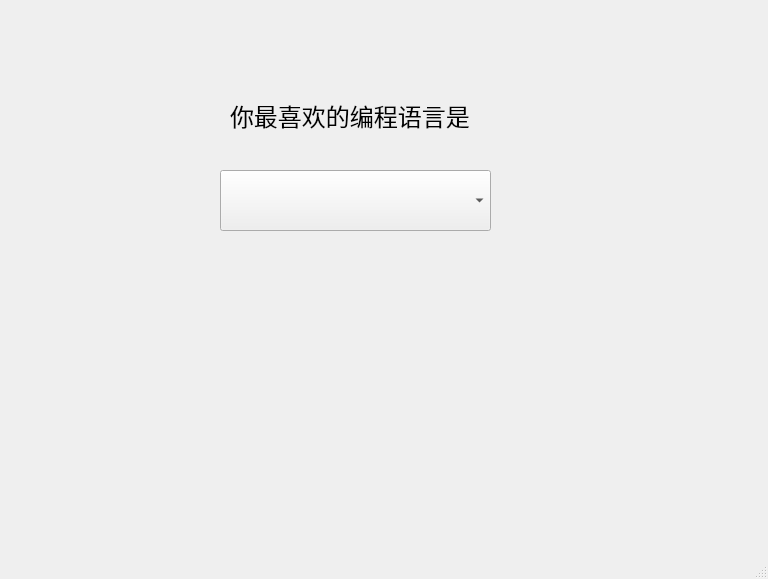
<?xml version="1.0" encoding="UTF-8"?>
<ui version="4.0">
 <class>MainWindow</class>
 <widget class="QMainWindow" name="MainWindow">
  <property name="geometry">
   <rect>
    <x>0</x>
    <y>0</y>
    <width>768</width>
    <height>579</height>
   </rect>
  </property>
  <property name="windowTitle">
   <string>QComboBox示例</string>
  </property>
  <widget class="QWidget" name="centralwidget">
   <widget class="QComboBox" name="comboBox">
    <property name="geometry">
     <rect>
      <x>220</x>
      <y>170</y>
      <width>271</width>
      <height>61</height>
     </rect>
    </property>
    <property name="font">
     <font>
      <pointsize>14</pointsize>
     </font>
    </property>
   </widget>
   <widget class="QLabel" name="label">
    <property name="geometry">
     <rect>
      <x>230</x>
      <y>90</y>
      <width>251</width>
      <height>51</height>
     </rect>
    </property>
    <property name="font">
     <font>
      <pointsize>18</pointsize>
     </font>
    </property>
    <property name="text">
     <string>你最喜欢的编程语言是</string>
    </property>
   </widget>
  </widget>
  <widget class="QMenuBar" name="menubar">
   <property name="geometry">
    <rect>
     <x>0</x>
     <y>0</y>
     <width>768</width>
     <height>23</height>
    </rect>
   </property>
  </widget>
  <widget class="QStatusBar" name="statusbar"/>
 </widget>
 <resources/>
 <connections/>
</ui>
